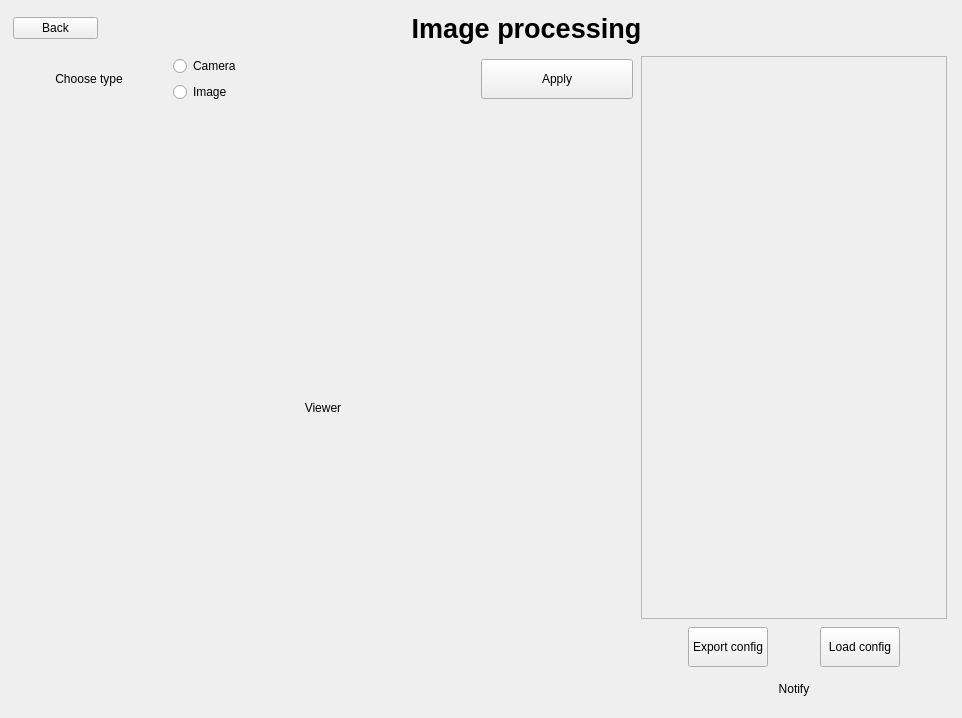
<?xml version="1.0" encoding="UTF-8"?>
<ui version="4.0">
 <class>Form</class>
 <widget class="QWidget" name="Form">
  <property name="geometry">
   <rect>
    <x>0</x>
    <y>0</y>
    <width>962</width>
    <height>718</height>
   </rect>
  </property>
  <property name="windowTitle">
   <string>Form</string>
  </property>
  <layout class="QVBoxLayout" name="verticalLayout_5">
   <item>
    <layout class="QVBoxLayout" name="verticalLayout_4" stretch="1,20">
     <item>
      <layout class="QHBoxLayout" name="horizontalLayout_4" stretch="1,10">
       <property name="leftMargin">
        <number>2</number>
       </property>
       <property name="topMargin">
        <number>2</number>
       </property>
       <property name="rightMargin">
        <number>2</number>
       </property>
       <property name="bottomMargin">
        <number>2</number>
       </property>
       <item>
        <widget class="QPushButton" name="pushButton">
         <property name="text">
          <string>Back</string>
         </property>
        </widget>
       </item>
       <item>
        <widget class="QLabel" name="label">
         <property name="font">
          <font>
           <pointsize>20</pointsize>
           <weight>75</weight>
           <bold>true</bold>
          </font>
         </property>
         <property name="text">
          <string>Image processing</string>
         </property>
         <property name="alignment">
          <set>Qt::AlignCenter</set>
         </property>
        </widget>
       </item>
      </layout>
     </item>
     <item>
      <layout class="QHBoxLayout" name="horizontalLayout_3" stretch="2,1">
       <property name="leftMargin">
        <number>2</number>
       </property>
       <property name="topMargin">
        <number>2</number>
       </property>
       <property name="rightMargin">
        <number>2</number>
       </property>
       <property name="bottomMargin">
        <number>2</number>
       </property>
       <item>
        <layout class="QVBoxLayout" name="verticalLayout_2" stretch="1,20">
         <item>
          <layout class="QHBoxLayout" name="horizontalLayout" stretch="1,2,1">
           <item>
            <widget class="QLabel" name="label_2">
             <property name="text">
              <string>Choose type</string>
             </property>
             <property name="alignment">
              <set>Qt::AlignCenter</set>
             </property>
            </widget>
           </item>
           <item>
            <layout class="QVBoxLayout" name="verticalLayout" stretch="1,1">
             <property name="leftMargin">
              <number>2</number>
             </property>
             <property name="topMargin">
              <number>2</number>
             </property>
             <property name="rightMargin">
              <number>2</number>
             </property>
             <property name="bottomMargin">
              <number>2</number>
             </property>
             <item>
              <widget class="QRadioButton" name="radioButtonCamera">
               <property name="text">
                <string>Camera</string>
               </property>
              </widget>
             </item>
             <item>
              <widget class="QRadioButton" name="radioButtonImage">
               <property name="text">
                <string>Image</string>
               </property>
              </widget>
             </item>
            </layout>
           </item>
           <item>
            <widget class="QPushButton" name="pushButtonApply">
             <property name="maximumSize">
              <size>
               <width>16777215</width>
               <height>40</height>
              </size>
             </property>
             <property name="text">
              <string>Apply</string>
             </property>
            </widget>
           </item>
          </layout>
         </item>
         <item>
          <widget class="QLabel" name="label_3">
           <property name="autoFillBackground">
            <bool>true</bool>
           </property>
           <property name="text">
            <string>Viewer</string>
           </property>
           <property name="alignment">
            <set>Qt::AlignCenter</set>
           </property>
          </widget>
         </item>
        </layout>
       </item>
       <item>
        <layout class="QVBoxLayout" name="verticalLayout_3" stretch="20,2,1">
         <property name="spacing">
          <number>6</number>
         </property>
         <property name="leftMargin">
          <number>2</number>
         </property>
         <property name="topMargin">
          <number>2</number>
         </property>
         <property name="rightMargin">
          <number>2</number>
         </property>
         <property name="bottomMargin">
          <number>2</number>
         </property>
         <item>
          <widget class="QFrame" name="frameConfig">
           <property name="autoFillBackground">
            <bool>true</bool>
           </property>
           <property name="frameShape">
            <enum>QFrame::StyledPanel</enum>
           </property>
           <property name="frameShadow">
            <enum>QFrame::Raised</enum>
           </property>
          </widget>
         </item>
         <item>
          <layout class="QHBoxLayout" name="horizontalLayout_2">
           <property name="leftMargin">
            <number>2</number>
           </property>
           <property name="topMargin">
            <number>2</number>
           </property>
           <property name="rightMargin">
            <number>2</number>
           </property>
           <property name="bottomMargin">
            <number>2</number>
           </property>
           <item>
            <spacer name="horizontalSpacer">
             <property name="orientation">
              <enum>Qt::Horizontal</enum>
             </property>
             <property name="sizeHint" stdset="0">
              <size>
               <width>40</width>
               <height>20</height>
              </size>
             </property>
            </spacer>
           </item>
           <item>
            <widget class="QPushButton" name="pushButtonExportConfig">
             <property name="maximumSize">
              <size>
               <width>16777215</width>
               <height>40</height>
              </size>
             </property>
             <property name="text">
              <string>Export config</string>
             </property>
            </widget>
           </item>
           <item>
            <spacer name="horizontalSpacer_2">
             <property name="orientation">
              <enum>Qt::Horizontal</enum>
             </property>
             <property name="sizeHint" stdset="0">
              <size>
               <width>40</width>
               <height>20</height>
              </size>
             </property>
            </spacer>
           </item>
           <item>
            <widget class="QPushButton" name="pushButtonLoadConfig">
             <property name="maximumSize">
              <size>
               <width>16777215</width>
               <height>40</height>
              </size>
             </property>
             <property name="text">
              <string>Load config</string>
             </property>
            </widget>
           </item>
           <item>
            <spacer name="horizontalSpacer_3">
             <property name="orientation">
              <enum>Qt::Horizontal</enum>
             </property>
             <property name="sizeHint" stdset="0">
              <size>
               <width>40</width>
               <height>20</height>
              </size>
             </property>
            </spacer>
           </item>
          </layout>
         </item>
         <item>
          <widget class="QLabel" name="labelNotify">
           <property name="text">
            <string>Notify</string>
           </property>
           <property name="alignment">
            <set>Qt::AlignCenter</set>
           </property>
          </widget>
         </item>
        </layout>
       </item>
      </layout>
     </item>
    </layout>
   </item>
  </layout>
 </widget>
 <resources/>
 <connections/>
</ui>
